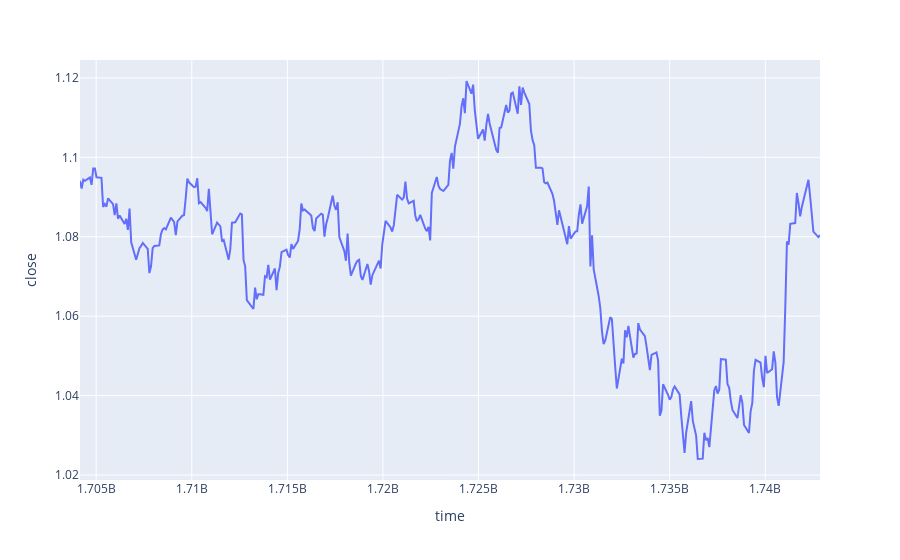

Here is the notebook cell this chart was saved with:
### Code cell
# ohlc_data
ohlc_data = pd.DataFrame(mt5.copy_rates_range("EURUSD", 
                                             mt5.TIMEFRAME_D1, 
                                             datetime(2024, 1, 1), 
                                             datetime.now()))

fig = px.line(ohlc_data, x=ohlc_data['time'], y=ohlc_data['close'])
fig.show()

ohlc_data

### Figure 1 — Plotly figure (JSON) as saved in the notebook; plotly's stock layout.template omitted (floating-point values rounded to 4 significant figures; data arrays with more than 128 entries replaced by an {"elided": "..."} marker saying what was removed)
{"data": [{"hovertemplate": "time=%{x}<br>close=%{y}<extra></extra>", "legendgroup": "", "line": {"color": "#636efa", "dash": "solid"}, "marker": {"symbol": "circle"}, "mode": "lines", "name": "", "orientation": "v", "showlegend": false, "type": "scatter", "x": {"elided": "320 int values"}, "xaxis": "x", "y": {"elided": "320 float values"}, "yaxis": "y"}], "layout": {"legend": {"tracegroupgap": 0}, "margin": {"t": 60}, "xaxis": {"anchor": "y", "domain": [0, 1], "title": {"text": "time"}}, "yaxis": {"anchor": "x", "domain": [0, 1], "title": {"text": "close"}}}}
